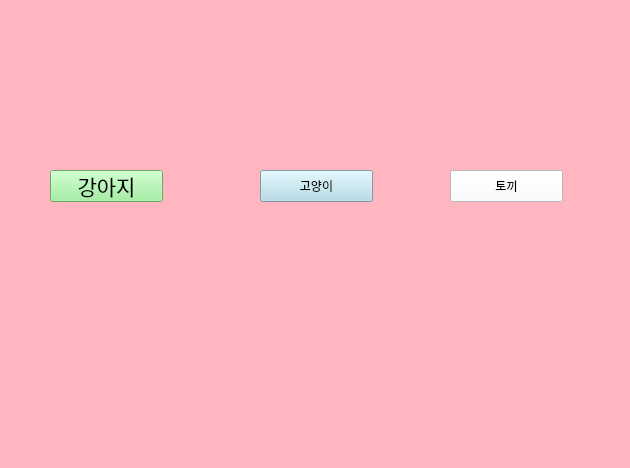
<?xml version="1.0" encoding="UTF-8"?>
<ui version="4.0">
 <class>MainWindow</class>
 <widget class="QMainWindow" name="MainWindow">
  <property name="geometry">
   <rect>
    <x>0</x>
    <y>0</y>
    <width>630</width>
    <height>468</height>
   </rect>
  </property>
  <property name="windowTitle">
   <string>MainWindow</string>
  </property>
  <property name="styleSheet">
   <string notr="true">background-color: lightpink</string>
  </property>
  <widget class="QWidget" name="centralwidget">
   <widget class="QPushButton" name="button1">
    <property name="geometry">
     <rect>
      <x>50</x>
      <y>170</y>
      <width>113</width>
      <height>32</height>
     </rect>
    </property>
    <property name="palette">
     <palette>
      <active>
       <colorrole role="WindowText">
        <brush brushstyle="SolidPattern">
         <color alpha="255">
          <red>0</red>
          <green>0</green>
          <blue>0</blue>
         </color>
        </brush>
       </colorrole>
       <colorrole role="Button">
        <brush brushstyle="SolidPattern">
         <color alpha="255">
          <red>144</red>
          <green>238</green>
          <blue>144</blue>
         </color>
        </brush>
       </colorrole>
       <colorrole role="Text">
        <brush brushstyle="SolidPattern">
         <color alpha="255">
          <red>0</red>
          <green>0</green>
          <blue>0</blue>
         </color>
        </brush>
       </colorrole>
       <colorrole role="ButtonText">
        <brush brushstyle="SolidPattern">
         <color alpha="255">
          <red>0</red>
          <green>0</green>
          <blue>0</blue>
         </color>
        </brush>
       </colorrole>
       <colorrole role="Base">
        <brush brushstyle="SolidPattern">
         <color alpha="255">
          <red>144</red>
          <green>238</green>
          <blue>144</blue>
         </color>
        </brush>
       </colorrole>
       <colorrole role="Window">
        <brush brushstyle="SolidPattern">
         <color alpha="255">
          <red>144</red>
          <green>238</green>
          <blue>144</blue>
         </color>
        </brush>
       </colorrole>
       <colorrole role="PlaceholderText">
        <brush brushstyle="NoBrush">
         <color alpha="128">
          <red>255</red>
          <green>255</green>
          <blue>255</blue>
         </color>
        </brush>
       </colorrole>
      </active>
      <inactive>
       <colorrole role="WindowText">
        <brush brushstyle="SolidPattern">
         <color alpha="255">
          <red>0</red>
          <green>0</green>
          <blue>0</blue>
         </color>
        </brush>
       </colorrole>
       <colorrole role="Button">
        <brush brushstyle="SolidPattern">
         <color alpha="255">
          <red>144</red>
          <green>238</green>
          <blue>144</blue>
         </color>
        </brush>
       </colorrole>
       <colorrole role="Text">
        <brush brushstyle="SolidPattern">
         <color alpha="255">
          <red>0</red>
          <green>0</green>
          <blue>0</blue>
         </color>
        </brush>
       </colorrole>
       <colorrole role="ButtonText">
        <brush brushstyle="SolidPattern">
         <color alpha="255">
          <red>0</red>
          <green>0</green>
          <blue>0</blue>
         </color>
        </brush>
       </colorrole>
       <colorrole role="Base">
        <brush brushstyle="SolidPattern">
         <color alpha="255">
          <red>144</red>
          <green>238</green>
          <blue>144</blue>
         </color>
        </brush>
       </colorrole>
       <colorrole role="Window">
        <brush brushstyle="SolidPattern">
         <color alpha="255">
          <red>144</red>
          <green>238</green>
          <blue>144</blue>
         </color>
        </brush>
       </colorrole>
       <colorrole role="PlaceholderText">
        <brush brushstyle="NoBrush">
         <color alpha="128">
          <red>0</red>
          <green>0</green>
          <blue>0</blue>
         </color>
        </brush>
       </colorrole>
      </inactive>
      <disabled>
       <colorrole role="WindowText">
        <brush brushstyle="SolidPattern">
         <color alpha="255">
          <red>0</red>
          <green>0</green>
          <blue>0</blue>
         </color>
        </brush>
       </colorrole>
       <colorrole role="Button">
        <brush brushstyle="SolidPattern">
         <color alpha="255">
          <red>144</red>
          <green>238</green>
          <blue>144</blue>
         </color>
        </brush>
       </colorrole>
       <colorrole role="Text">
        <brush brushstyle="SolidPattern">
         <color alpha="255">
          <red>0</red>
          <green>0</green>
          <blue>0</blue>
         </color>
        </brush>
       </colorrole>
       <colorrole role="ButtonText">
        <brush brushstyle="SolidPattern">
         <color alpha="255">
          <red>0</red>
          <green>0</green>
          <blue>0</blue>
         </color>
        </brush>
       </colorrole>
       <colorrole role="Base">
        <brush brushstyle="SolidPattern">
         <color alpha="255">
          <red>144</red>
          <green>238</green>
          <blue>144</blue>
         </color>
        </brush>
       </colorrole>
       <colorrole role="Window">
        <brush brushstyle="SolidPattern">
         <color alpha="255">
          <red>144</red>
          <green>238</green>
          <blue>144</blue>
         </color>
        </brush>
       </colorrole>
       <colorrole role="PlaceholderText">
        <brush brushstyle="NoBrush">
         <color alpha="128">
          <red>255</red>
          <green>255</green>
          <blue>255</blue>
         </color>
        </brush>
       </colorrole>
      </disabled>
     </palette>
    </property>
    <property name="font">
     <font>
      <pointsize>16</pointsize>
      <weight>50</weight>
      <bold>false</bold>
     </font>
    </property>
    <property name="styleSheet">
     <string notr="true">background-color: lightgreen;color:black</string>
    </property>
    <property name="text">
     <string>강아지</string>
    </property>
   </widget>
   <widget class="QPushButton" name="button2">
    <property name="geometry">
     <rect>
      <x>260</x>
      <y>170</y>
      <width>113</width>
      <height>32</height>
     </rect>
    </property>
    <property name="autoFillBackground">
     <bool>false</bool>
    </property>
    <property name="styleSheet">
     <string notr="true">background-color: lightblue;color:black</string>
    </property>
    <property name="text">
     <string>고양이</string>
    </property>
   </widget>
   <widget class="QPushButton" name="button3">
    <property name="geometry">
     <rect>
      <x>450</x>
      <y>170</y>
      <width>113</width>
      <height>32</height>
     </rect>
    </property>
    <property name="styleSheet">
     <string notr="true">background-color: white;color:black</string>
    </property>
    <property name="text">
     <string>토끼</string>
    </property>
   </widget>
  </widget>
  <widget class="QMenuBar" name="menubar">
   <property name="geometry">
    <rect>
     <x>0</x>
     <y>0</y>
     <width>630</width>
     <height>24</height>
    </rect>
   </property>
  </widget>
  <widget class="QStatusBar" name="statusbar"/>
 </widget>
 <resources/>
 <connections/>
</ui>
